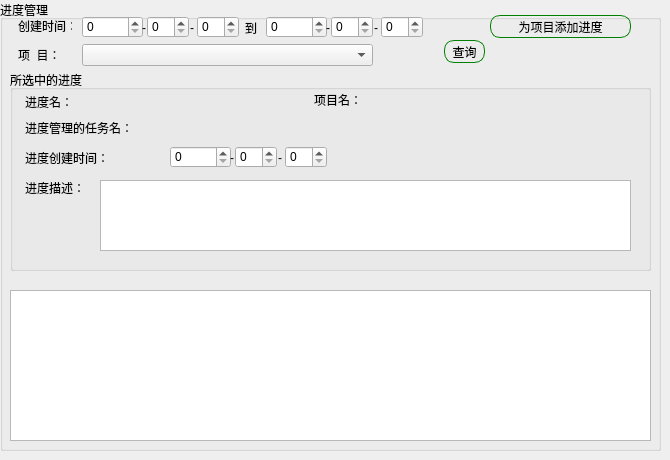
    <widget class="QWidget" name="page_7">
     <widget class="QGroupBox" name="groupBox_8">
      <property name="geometry">
       <rect>
        <x>0</x>
        <y>0</y>
        <width>661</width>
        <height>451</height>
       </rect>
      </property>
      <property name="title">
       <string>进度管理</string>
      </property>
      <widget class="QLabel" name="label_71">
       <property name="geometry">
        <rect>
         <x>190</x>
         <y>20</y>
         <width>16</width>
         <height>16</height>
        </rect>
       </property>
       <property name="text">
        <string>-</string>
       </property>
      </widget>
      <widget class="QSpinBox" name="ProcessManagerEndYear">
       <property name="geometry">
        <rect>
         <x>266</x>
         <y>16</y>
         <width>61</width>
         <height>22</height>
        </rect>
       </property>
      </widget>
      <widget class="QSpinBox" name="ProcessManagerStartYear">
       <property name="geometry">
        <rect>
         <x>82</x>
         <y>16</y>
         <width>61</width>
         <height>22</height>
        </rect>
       </property>
      </widget>
      <widget class="QLabel" name="label_72">
       <property name="geometry">
        <rect>
         <x>326</x>
         <y>20</y>
         <width>16</width>
         <height>16</height>
        </rect>
       </property>
       <property name="text">
        <string>-</string>
       </property>
      </widget>
      <widget class="QLabel" name="label_73">
       <property name="geometry">
        <rect>
         <x>142</x>
         <y>20</y>
         <width>16</width>
         <height>16</height>
        </rect>
       </property>
       <property name="text">
        <string>-</string>
       </property>
      </widget>
      <widget class="QLabel" name="label_74">
       <property name="geometry">
        <rect>
         <x>374</x>
         <y>20</y>
         <width>16</width>
         <height>16</height>
        </rect>
       </property>
       <property name="text">
        <string>-</string>
       </property>
      </widget>
      <widget class="QSpinBox" name="ProcessManagerStartMonth">
       <property name="geometry">
        <rect>
         <x>147</x>
         <y>16</y>
         <width>42</width>
         <height>22</height>
        </rect>
       </property>
      </widget>
      <widget class="QPushButton" name="BtnProcessManagerSelection">
       <property name="geometry">
        <rect>
         <x>444</x>
         <y>40</y>
         <width>41</width>
         <height>23</height>
        </rect>
       </property>
       <property name="styleSheet">
        <string notr="true">border: 1px solid green;
border-radius:10px;
</string>
       </property>
       <property name="text">
        <string>查询</string>
       </property>
      </widget>
      <widget class="QSpinBox" name="ProcessManagerStartDay">
       <property name="geometry">
        <rect>
         <x>197</x>
         <y>16</y>
         <width>42</width>
         <height>22</height>
        </rect>
       </property>
      </widget>
      <widget class="QSpinBox" name="ProcessManagerEndMonth">
       <property name="geometry">
        <rect>
         <x>331</x>
         <y>16</y>
         <width>42</width>
         <height>22</height>
        </rect>
       </property>
      </widget>
      <widget class="QSpinBox" name="ProcessManagerEndDay">
       <property name="geometry">
        <rect>
         <x>381</x>
         <y>16</y>
         <width>42</width>
         <height>22</height>
        </rect>
       </property>
      </widget>
      <widget class="QLabel" name="label_75">
       <property name="geometry">
        <rect>
         <x>18</x>
         <y>20</y>
         <width>54</width>
         <height>12</height>
        </rect>
       </property>
       <property name="styleSheet">
        <string notr="true"/>
       </property>
       <property name="text">
        <string>创建时间：</string>
       </property>
      </widget>
      <widget class="QLabel" name="label_76">
       <property name="geometry">
        <rect>
         <x>245</x>
         <y>20</y>
         <width>21</width>
         <height>16</height>
        </rect>
       </property>
       <property name="styleSheet">
        <string notr="true"/>
       </property>
       <property name="text">
        <string>到</string>
       </property>
      </widget>
      <widget class="QTableWidget" name="tableProProcess">
       <property name="geometry">
        <rect>
         <x>10</x>
         <y>290</y>
         <width>641</width>
         <height>151</height>
        </rect>
       </property>
      </widget>
      <widget class="QLabel" name="label_111">
       <property name="geometry">
        <rect>
         <x>18</x>
         <y>49</y>
         <width>54</width>
         <height>12</height>
        </rect>
       </property>
       <property name="styleSheet">
        <string notr="true"/>
       </property>
       <property name="text">
        <string>项  目：</string>
       </property>
      </widget>
      <widget class="QComboBox" name="proNameProcessCombox">
       <property name="geometry">
        <rect>
         <x>82</x>
         <y>44</y>
         <width>291</width>
         <height>22</height>
        </rect>
       </property>
      </widget>
      <widget class="QPushButton" name="BtnAddProProcess">
       <property name="geometry">
        <rect>
         <x>490</x>
         <y>15</y>
         <width>141</width>
         <height>23</height>
        </rect>
       </property>
       <property name="styleSheet">
        <string notr="true">border: 1px solid green;
border-radius:10px;
</string>
       </property>
       <property name="text">
        <string>为项目添加进度</string>
       </property>
      </widget>
      <widget class="QLabel" name="proProcessInfo">
       <property name="geometry">
        <rect>
         <x>520</x>
         <y>50</y>
         <width>121</width>
         <height>21</height>
        </rect>
       </property>
       <property name="styleSheet">
        <string notr="true">color:rgb(255,0,0);
font: 75 10pt &quot;黑体&quot;;</string>
       </property>
       <property name="text">
        <string/>
       </property>
      </widget>
      <widget class="QGroupBox" name="groupBox_25">
       <property name="geometry">
        <rect>
         <x>10</x>
         <y>70</y>
         <width>641</width>
         <height>201</height>
        </rect>
       </property>
       <property name="title">
        <string>所选中的进度</string>
       </property>
       <widget class="QLabel" name="processName">
        <property name="geometry">
         <rect>
          <x>80</x>
          <y>20</y>
          <width>181</width>
          <height>20</height>
         </rect>
        </property>
        <property name="text">
         <string/>
        </property>
       </widget>
       <widget class="QLabel" name="MonthlyDate_6">
        <property name="geometry">
         <rect>
          <x>213</x>
          <y>18</y>
          <width>91</width>
          <height>20</height>
         </rect>
        </property>
        <property name="text">
         <string/>
        </property>
       </widget>
       <widget class="QLabel" name="label_192">
        <property name="geometry">
         <rect>
          <x>268</x>
          <y>80</y>
          <width>16</width>
          <height>16</height>
         </rect>
        </property>
        <property name="text">
         <string>-</string>
        </property>
       </widget>
       <widget class="QSpinBox" name="createYearProcess">
        <property name="geometry">
         <rect>
          <x>160</x>
          <y>76</y>
          <width>61</width>
          <height>22</height>
         </rect>
        </property>
       </widget>
       <widget class="QSpinBox" name="createMonthProcess">
        <property name="geometry">
         <rect>
          <x>225</x>
          <y>76</y>
          <width>42</width>
          <height>22</height>
         </rect>
        </property>
       </widget>
       <widget class="QSpinBox" name="createDayProcess">
        <property name="geometry">
         <rect>
          <x>275</x>
          <y>76</y>
          <width>42</width>
          <height>22</height>
         </rect>
        </property>
       </widget>
       <widget class="QLabel" name="label_194">
        <property name="geometry">
         <rect>
          <x>15</x>
          <y>50</y>
          <width>141</width>
          <height>16</height>
         </rect>
        </property>
        <property name="styleSheet">
         <string notr="true">font: 75 11pt &quot;黑体&quot;;
color:rgb(0, 0, 0);</string>
        </property>
        <property name="text">
         <string>进度管理的任务名：</string>
        </property>
       </widget>
       <widget class="QLabel" name="label_197">
        <property name="geometry">
         <rect>
          <x>15</x>
          <y>24</y>
          <width>71</width>
          <height>16</height>
         </rect>
        </property>
        <property name="styleSheet">
         <string notr="true">font: 75 11pt &quot;黑体&quot;;
color:rgb(0, 0, 0);</string>
        </property>
        <property name="text">
         <string>进度名：</string>
        </property>
       </widget>
       <widget class="QLabel" name="label_200">
        <property name="geometry">
         <rect>
          <x>15</x>
          <y>110</y>
          <width>71</width>
          <height>16</height>
         </rect>
        </property>
        <property name="styleSheet">
         <string notr="true">font: 75 11pt &quot;黑体&quot;;
color:rgb(0, 0, 0);</string>
        </property>
        <property name="text">
         <string>进度描述：</string>
        </property>
       </widget>
       <widget class="QLabel" name="label_202">
        <property name="geometry">
         <rect>
          <x>304</x>
          <y>22</y>
          <width>71</width>
          <height>16</height>
         </rect>
        </property>
        <property name="styleSheet">
         <string notr="true">font: 75 11pt &quot;黑体&quot;;
color:rgb(0, 0, 0);</string>
        </property>
        <property name="text">
         <string>项目名：</string>
        </property>
       </widget>
       <widget class="QLabel" name="label_203">
        <property name="geometry">
         <rect>
          <x>15</x>
          <y>80</y>
          <width>141</width>
          <height>16</height>
         </rect>
        </property>
        <property name="styleSheet">
         <string notr="true">font: 75 11pt &quot;黑体&quot;;
color:rgb(0, 0, 0);</string>
        </property>
        <property name="text">
         <string>进度创建时间：</string>
        </property>
       </widget>
       <widget class="QLabel" name="label_204">
        <property name="geometry">
         <rect>
          <x>220</x>
          <y>80</y>
          <width>16</width>
          <height>16</height>
         </rect>
        </property>
        <property name="text">
         <string>-</string>
        </property>
       </widget>
       <widget class="QTextBrowser" name="describeProcess">
        <property name="geometry">
         <rect>
          <x>90</x>
          <y>110</y>
          <width>531</width>
          <height>71</height>
         </rect>
        </property>
       </widget>
       <widget class="QLabel" name="NameProcess">
        <property name="geometry">
         <rect>
          <x>90</x>
          <y>20</y>
          <width>191</width>
          <height>20</height>
         </rect>
        </property>
        <property name="styleSheet">
         <string notr="true">font: 75 11pt &quot;黑体&quot;;
text-decoration: underline;</string>
        </property>
        <property name="text">
         <string/>
        </property>
       </widget>
       <widget class="QLabel" name="pronameProcess">
        <property name="geometry">
         <rect>
          <x>360</x>
          <y>20</y>
          <width>241</width>
          <height>20</height>
         </rect>
        </property>
        <property name="styleSheet">
         <string notr="true">font: 75 11pt &quot;黑体&quot;;
text-decoration: underline;</string>
        </property>
        <property name="text">
         <string/>
        </property>
       </widget>
       <widget class="QLabel" name="taskProcess">
        <property name="geometry">
         <rect>
          <x>160</x>
          <y>50</y>
          <width>191</width>
          <height>20</height>
         </rect>
        </property>
        <property name="styleSheet">
         <string notr="true">font: 75 11pt &quot;黑体&quot;;
text-decoration: underline;</string>
        </property>
        <property name="text">
         <string/>
        </property>
       </widget>
      </widget>
     </widget>
    </widget>
